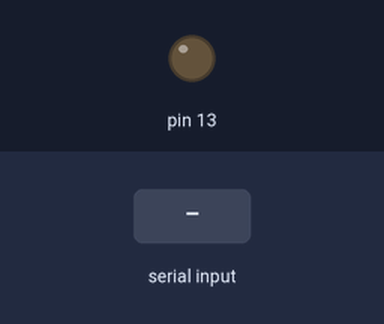
A sketch run on a simulated Arduino Uno, built with avr-gcc and run on an emulated ATmega328P. Parts: output pins drawn as LEDs (lit = HIGH). The inputs (shaded band) are chosen by the test bench. Random numbers use the default seed unless the sketch sets one; what the sketch prints to the serial monitor is not drawn.

Above: at 1.2 s.
1.3 s: "READY" received over Serial
At 3.3 s:
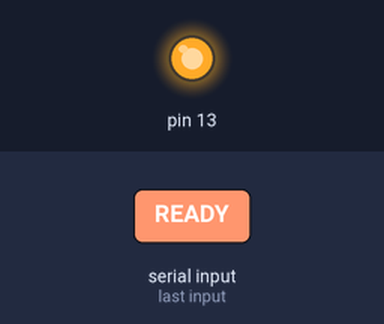
Timing chart, 0 to 4.8 s (numbered marks = the images above; inputs shaded):
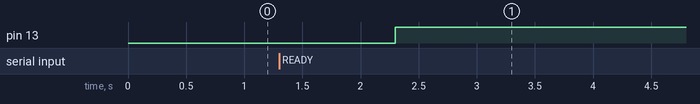

The sketch:

Microcontroller_Code.ino
```cpp
unsigned short ADC_VALUE;
byte _channelNumber;  //DEBUG

unsigned short _usNumberOfChannels=4;
String _sConfigData="GAIN=1";

bool _blIsInitialized;
bool _blReceivedInit;

unsigned short counter=0;

void setup()
{
  Serial.begin(250000);
  _channelNumber=0;
  _blIsInitialized=false;
  _blReceivedInit=false;

  pinMode(13, OUTPUT);
  digitalWrite(13, LOW);
}

void loop()
{


  if(!_blIsInitialized)
  {
    //look for software init
    if(Serial.available())
    {
      String readResult=Serial.readString();
      if(readResult=="INIT")
      {
       //read the initialization code "INIT"
       //send timestamp and config data
       _blReceivedInit=true;
       sendConfigMessage();

      }
      else if(readResult=="READY")
      {
        _blIsInitialized=true;
        digitalWrite(13, HIGH);
      }
    }
    else
    {
      if(_blReceivedInit)
      {
       // sendConfigMessage();

       // delay(1000);
      }
    }
  }


  if(_blIsInitialized)
  {
    //first process incoming message if one exists
    if(Serial.available())
    {


    }


    ADC_VALUE=random(0, (1<<12)-1);
    ADC_VALUE=0;

    //sendTimestamp();

    _channelNumber=0;
    sendADCMessage(_channelNumber, ADC_VALUE);

    if(_channelNumber<15) _channelNumber++;
    else _channelNumber=0;
  }
}

void sendADCSerialMessage(byte channelNumber, unsigned int adcValue)
{
  unsigned int twoByteMessage=(channelNumber<<12) + adcValue;
  Serial.write(twoByteMessage>>8);
  Serial.write(twoByteMessage);
}

void sendTimestamp()
{
  unsigned long timestamp=millis();
  timestamp=1;
  Serial.write(timestamp>>24);
  Serial.write(timestamp>>16);
  Serial.write(timestamp>>8);
  Serial.write(timestamp);
}

void sendADCMessage(unsigned short channelNumber, unsigned short adcValue)
{
  unsigned long timestamp=millis();

  channelNumber=0;
  unsigned short twoByteMessage=(channelNumber<<12) + adcValue;

  byte buf[9]={33, 33, 33, (byte) (timestamp>>24), (byte) (timestamp>>16), (byte) (timestamp>>8), (byte) (timestamp), (byte) (twoByteMessage)>>8, (byte) (twoByteMessage)};
  Serial.write(buf, 9);
}


void sendConfigMessage()
{
  byte buf[10]={33,33,33,255,4,255,123,123,(byte) (counter>>8),(byte) counter};
  counter++;
  Serial.write(buf, 10);

}
```

Measured:
- after the input at 1.3 s, pin 13: LOW → HIGH after 1.0 s
